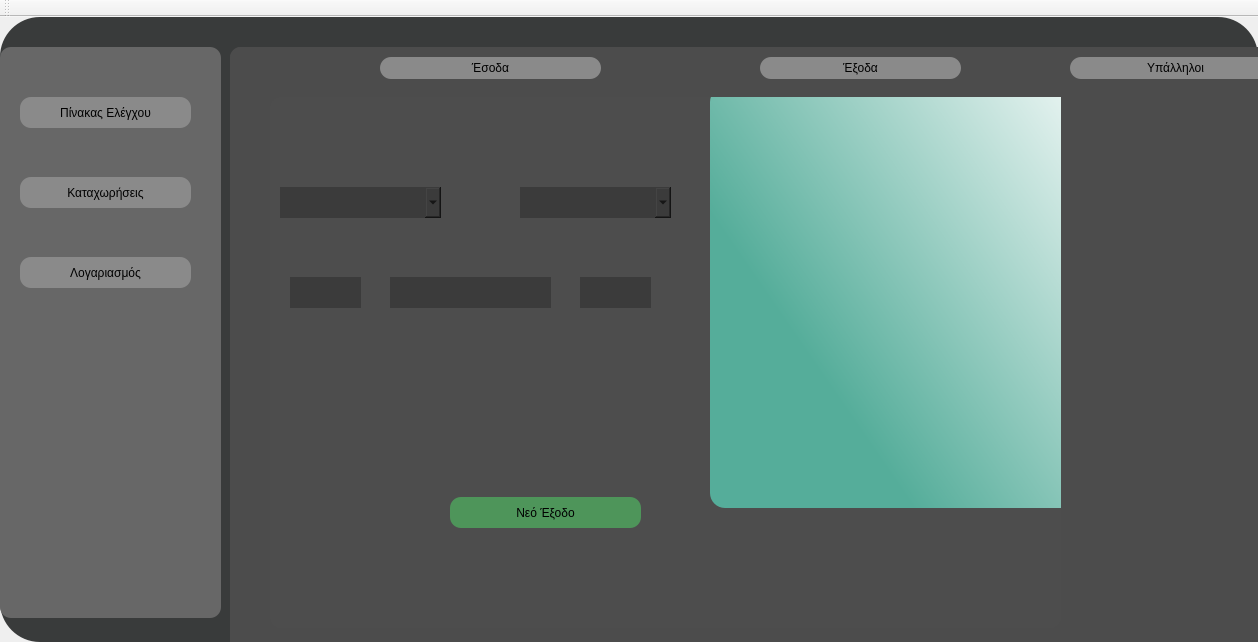
<?xml version="1.0" encoding="UTF-8"?>
<ui version="4.0">
 <class>MainWindow</class>
 <widget class="QMainWindow" name="MainWindow">
  <property name="geometry">
   <rect>
    <x>0</x>
    <y>0</y>
    <width>1258</width>
    <height>642</height>
   </rect>
  </property>
  <property name="windowTitle">
   <string>MainWindow</string>
  </property>
  <widget class="QWidget" name="centralwidget">
   <property name="enabled">
    <bool>true</bool>
   </property>
   <property name="tabletTracking">
    <bool>false</bool>
   </property>
   <property name="layoutDirection">
    <enum>Qt::LeftToRight</enum>
   </property>
   <property name="styleSheet">
    <string notr="true">background-color: rgb(57, 59, 59);
border-top-color: rgb(57, 95, 76);
border-radius: 40px</string>
   </property>
   <widget class="QWidget" name="side_menu_bar" native="true">
    <property name="geometry">
     <rect>
      <x>0</x>
      <y>30</y>
      <width>221</width>
      <height>571</height>
     </rect>
    </property>
    <property name="styleSheet">
     <string notr="true">background-color: rgb(139, 139, 139);
background-color: rgb(103, 103, 103);
border-radius: 11px; 
</string>
    </property>
    <widget class="QPushButton" name="pushButton_entries">
     <property name="geometry">
      <rect>
       <x>20</x>
       <y>130</y>
       <width>171</width>
       <height>31</height>
      </rect>
     </property>
     <property name="cursor">
      <cursorShape>OpenHandCursor</cursorShape>
     </property>
     <property name="styleSheet">
      <string notr="true">QPushButton{
background-color: rgb(138, 138, 138);
font: 12pt &quot;Segoe UI&quot;;
}
QPushButton:hover
{
   background-color:rgb(184, 227, 255)
}</string>
     </property>
     <property name="text">
      <string>Καταχωρήσεις</string>
     </property>
    </widget>
    <widget class="QPushButton" name="pushButton_3">
     <property name="geometry">
      <rect>
       <x>20</x>
       <y>210</y>
       <width>171</width>
       <height>31</height>
      </rect>
     </property>
     <property name="cursor">
      <cursorShape>OpenHandCursor</cursorShape>
     </property>
     <property name="styleSheet">
      <string notr="true">QPushButton{
background-color: rgb(138, 138, 138);
font: 12pt &quot;Segoe UI&quot;;
}
QPushButton:hover
{
   background-color:rgb(184, 227, 255)
}</string>
     </property>
     <property name="text">
      <string>Λογαριασμός</string>
     </property>
    </widget>
    <widget class="QPushButton" name="pushButton_dashboard">
     <property name="geometry">
      <rect>
       <x>20</x>
       <y>50</y>
       <width>171</width>
       <height>31</height>
      </rect>
     </property>
     <property name="cursor">
      <cursorShape>OpenHandCursor</cursorShape>
     </property>
     <property name="styleSheet">
      <string notr="true">QPushButton{
background-color: rgb(138, 138, 138);
font: 12pt &quot;Segoe UI&quot;;
}
QPushButton:hover
{
   background-color:rgb(184, 227, 255)
}</string>
     </property>
     <property name="text">
      <string>Πίνακας Ελέγχου</string>
     </property>
    </widget>
   </widget>
   <widget class="QStackedWidget" name="stackedWidget">
    <property name="geometry">
     <rect>
      <x>230</x>
      <y>30</y>
      <width>1101</width>
      <height>631</height>
     </rect>
    </property>
    <property name="styleSheet">
     <string notr="true">background-color: rgb(130, 130, 130);
background-color: rgb(76, 76, 76);
border-radius: 11px; </string>
    </property>
    <property name="currentIndex">
     <number>0</number>
    </property>
    <widget class="QWidget" name="entries">
     <widget class="QPushButton" name="pushButton_employees">
      <property name="geometry">
       <rect>
        <x>150</x>
        <y>10</y>
        <width>221</width>
        <height>22</height>
       </rect>
      </property>
      <property name="cursor">
       <cursorShape>OpenHandCursor</cursorShape>
      </property>
      <property name="styleSheet">
       <string notr="true">QPushButton{
background-color: rgb(138, 138, 138);
font: 12pt &quot;Segoe UI&quot;;
}
QPushButton:hover
{
   background-color:rgb(184, 227, 255)
}</string>
      </property>
      <property name="text">
       <string>Έσοδα</string>
      </property>
     </widget>
     <widget class="QPushButton" name="push_button_expenses">
      <property name="geometry">
       <rect>
        <x>530</x>
        <y>10</y>
        <width>201</width>
        <height>22</height>
       </rect>
      </property>
      <property name="cursor">
       <cursorShape>OpenHandCursor</cursorShape>
      </property>
      <property name="styleSheet">
       <string notr="true">QPushButton{
background-color: rgb(138, 138, 138);
font: 12pt &quot;Segoe UI&quot;;
}
QPushButton:hover
{
   background-color:rgb(184, 227, 255)
}</string>
      </property>
      <property name="text">
       <string>Έξοδα</string>
      </property>
     </widget>
     <widget class="QPushButton" name="pushButton_incomes">
      <property name="geometry">
       <rect>
        <x>840</x>
        <y>10</y>
        <width>211</width>
        <height>22</height>
       </rect>
      </property>
      <property name="cursor">
       <cursorShape>OpenHandCursor</cursorShape>
      </property>
      <property name="styleSheet">
       <string notr="true">QPushButton{
background-color: rgb(138, 138, 138);
font: 12pt &quot;Segoe UI&quot;;
}
QPushButton:hover
{
   background-color:rgb(184, 227, 255)
}</string>
      </property>
      <property name="text">
       <string>Υπάλληλοι</string>
      </property>
     </widget>
     <widget class="QStackedWidget" name="stackedWidget_2">
      <property name="geometry">
       <rect>
        <x>40</x>
        <y>50</y>
        <width>791</width>
        <height>531</height>
       </rect>
      </property>
      <property name="layoutDirection">
       <enum>Qt::LeftToRight</enum>
      </property>
      <property name="styleSheet">
       <string notr="true">background-color: rgb(77, 77, 77);
border-color: rgb(255, 101, 181);
</string>
      </property>
      <property name="currentIndex">
       <number>0</number>
      </property>
      <widget class="QWidget" name="page_expenses_3">
       <widget class="QWidget" name="add_newExpense_Widget" native="true">
        <property name="geometry">
         <rect>
          <x>-10</x>
          <y>30</y>
          <width>411</width>
          <height>301</height>
         </rect>
        </property>
        <widget class="QComboBox" name="fixed_expenses_box">
         <property name="geometry">
          <rect>
           <x>20</x>
           <y>60</y>
           <width>161</width>
           <height>31</height>
          </rect>
         </property>
         <property name="sizePolicy">
          <sizepolicy hsizetype="Expanding" vsizetype="Expanding">
           <horstretch>0</horstretch>
           <verstretch>0</verstretch>
          </sizepolicy>
         </property>
         <property name="styleSheet">
          <string notr="true">background-color: rgb(59, 59, 59);
border-radius  : 10 px;
radius  : 10 px</string>
         </property>
        </widget>
        <widget class="QComboBox" name="type_of_chargecomboBox">
         <property name="geometry">
          <rect>
           <x>260</x>
           <y>60</y>
           <width>151</width>
           <height>31</height>
          </rect>
         </property>
         <property name="styleSheet">
          <string notr="true">background-color: rgb(59, 59, 59);
border-radius  : 10 px;
radius  : 10 px</string>
         </property>
        </widget>
        <widget class="QTextEdit" name="textEdit_4">
         <property name="geometry">
          <rect>
           <x>30</x>
           <y>150</y>
           <width>71</width>
           <height>31</height>
          </rect>
         </property>
         <property name="styleSheet">
          <string notr="true">background-color: rgb(59, 59, 59);
border-radius  : 10 px;
radius  : 10 px</string>
         </property>
        </widget>
        <widget class="QTextEdit" name="textEdit_6">
         <property name="geometry">
          <rect>
           <x>130</x>
           <y>150</y>
           <width>161</width>
           <height>31</height>
          </rect>
         </property>
         <property name="styleSheet">
          <string notr="true">background-color: rgb(59, 59, 59);
border-radius  : 10 px;
radius  : 10 px</string>
         </property>
        </widget>
        <widget class="QTextEdit" name="textEdit_8">
         <property name="geometry">
          <rect>
           <x>320</x>
           <y>150</y>
           <width>71</width>
           <height>31</height>
          </rect>
         </property>
         <property name="styleSheet">
          <string notr="true">background-color: rgb(59, 59, 59);
border-radius  : 10 px;
radius  : 10 px</string>
         </property>
        </widget>
       </widget>
       <widget class="QTableWidget" name="tableWidget_expenses">
        <property name="geometry">
         <rect>
          <x>440</x>
          <y>-10</y>
          <width>431</width>
          <height>421</height>
         </rect>
        </property>
        <property name="styleSheet">
         <string notr="true">background-color: qlineargradient(spread:pad, x1:0.173, y1:0.556818, x2:1, y2:0, stop:0 rgba(85, 173, 154, 255), stop:1 rgba(255, 255, 255, 255));

border-radius: 15px; 

selection-background-color: qlineargradient(x1: 0, y1: 0, x2: 0.5, y2: 0.5,
                                stop: 0 #FF92BB, stop: 1 white);</string>
        </property>
       </widget>
       <widget class="QPushButton" name="pushButton_newExpense">
        <property name="geometry">
         <rect>
          <x>180</x>
          <y>400</y>
          <width>191</width>
          <height>31</height>
         </rect>
        </property>
        <property name="cursor">
         <cursorShape>OpenHandCursor</cursorShape>
        </property>
        <property name="styleSheet">
         <string notr="true">QPushButton{
	background-color: rgb(78, 149, 90);
font: 12pt &quot;Segoe UI&quot;;
}
QPushButton:hover
{
   background-color:rgb(184, 227, 255)
}</string>
        </property>
        <property name="text">
         <string>Νεό Έξοδο</string>
        </property>
       </widget>
      </widget>
      <widget class="QWidget" name="page_incomes">
       <widget class="QTableWidget" name="tableWidget_incomes">
        <property name="geometry">
         <rect>
          <x>170</x>
          <y>100</y>
          <width>481</width>
          <height>281</height>
         </rect>
        </property>
        <property name="styleSheet">
         <string notr="true">background-color: qlineargradient(spread:pad, x1:0.173, y1:0.556818, x2:1, y2:0, stop:0 rgba(85, 173, 154, 255), stop:1 rgba(255, 255, 255, 255));</string>
        </property>
        <column>
         <property name="text">
          <string>New Column</string>
         </property>
        </column>
        <column>
         <property name="text">
          <string>New Column</string>
         </property>
        </column>
        <column>
         <property name="text">
          <string>New Column</string>
         </property>
        </column>
        <column>
         <property name="text">
          <string>New Column</string>
         </property>
        </column>
        <column>
         <property name="text">
          <string>New Column</string>
         </property>
        </column>
       </widget>
      </widget>
     </widget>
    </widget>
    <widget class="QWidget" name="dashboard">
     <widget class="QTextEdit" name="textEdit">
      <property name="geometry">
       <rect>
        <x>130</x>
        <y>140</y>
        <width>441</width>
        <height>291</height>
       </rect>
      </property>
      <property name="html">
       <string>&lt;!DOCTYPE HTML PUBLIC &quot;-//W3C//DTD HTML 4.0//EN&quot; &quot;http://www.w3.org/TR/REC-html40/strict.dtd&quot;&gt;
&lt;html&gt;&lt;head&gt;&lt;meta name=&quot;qrichtext&quot; content=&quot;1&quot; /&gt;&lt;meta charset=&quot;utf-8&quot; /&gt;&lt;style type=&quot;text/css&quot;&gt;
p, li { white-space: pre-wrap; }
hr { height: 1px; border-width: 0; }
&lt;/style&gt;&lt;/head&gt;&lt;body style=&quot; font-family:'Segoe UI'; font-size:9pt; font-weight:400; font-style:normal;&quot;&gt;
&lt;p style=&quot; margin-top:0px; margin-bottom:0px; margin-left:0px; margin-right:0px; -qt-block-indent:0; text-indent:0px;&quot;&gt;&lt;span style=&quot; font-size:28pt;&quot;&gt;Surprise Motherfucker&lt;/span&gt;&lt;/p&gt;
&lt;p align=&quot;center&quot; style=&quot;-qt-paragraph-type:empty; margin-top:0px; margin-bottom:0px; margin-left:0px; margin-right:0px; -qt-block-indent:0; text-indent:0px; font-size:28pt;&quot;&gt;&lt;br /&gt;&lt;/p&gt;&lt;/body&gt;&lt;/html&gt;</string>
      </property>
     </widget>
    </widget>
   </widget>
  </widget>
  <widget class="QMenuBar" name="menuBar">
   <property name="geometry">
    <rect>
     <x>0</x>
     <y>0</y>
     <width>1258</width>
     <height>21</height>
    </rect>
   </property>
  </widget>
  <widget class="QToolBar" name="toolBar">
   <property name="windowTitle">
    <string>toolBar</string>
   </property>
   <attribute name="toolBarArea">
    <enum>TopToolBarArea</enum>
   </attribute>
   <attribute name="toolBarBreak">
    <bool>false</bool>
   </attribute>
  </widget>
 </widget>
 <resources/>
 <connections/>
</ui>
